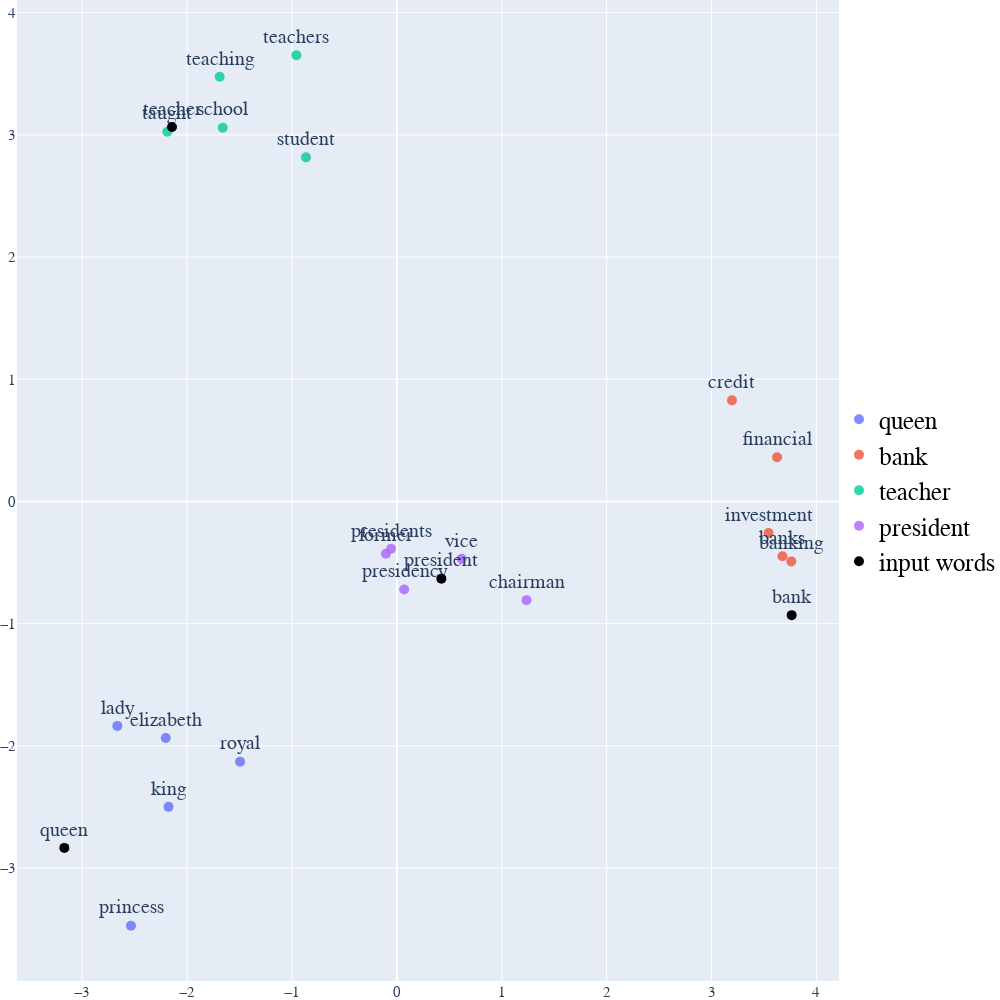

Notebook cell for this chart:
### Code cell
display_pca_2d(glove_model, user_input, similar_word, labels, color_map)

### Figure 1 — Plotly figure (JSON) as saved in the notebook; plotly's stock layout.template omitted (floating-point values rounded to 4 significant figures)
{"data": [{"marker": {"color": 2, "opacity": 0.8, "size": 10}, "mode": "markers+text", "name": "queen", "text": ["princess", "king", "elizabeth", "royal", "lady"], "textfont": {"size": 20}, "textposition": "top center", "type": "scatter", "x": [-2.535, -2.177, -2.204, -1.495, -2.665], "y": [-3.472, -2.499, -1.935, -2.129, -1.837]}, {"marker": {"color": 2, "opacity": 0.8, "size": 10}, "mode": "markers+text", "name": "bank", "text": ["banks", "banking", "credit", "investment", "financial"], "textfont": {"size": 20}, "textposition": "top center", "type": "scatter", "x": [3.677, 3.761, 3.195, 3.544, 3.625], "y": [-0.448, -0.4905, 0.8272, -0.258, 0.3617]}, {"marker": {"color": 2, "opacity": 0.8, "size": 10}, "mode": "markers+text", "name": "teacher", "text": ["student", "school", "teaching", "taught", "teachers"], "textfont": {"size": 20}, "textposition": "top center", "type": "scatter", "x": [-0.8667, -1.66, -1.689, -2.189, -0.9583], "y": [2.816, 3.058, 3.475, 3.025, 3.651]}, {"marker": {"color": 2, "opacity": 0.8, "size": 10}, "mode": "markers+text", "name": "president", "text": ["vice", "presidency", "former", "presidents", "chairman"], "textfont": {"size": 20}, "textposition": "top center", "type": "scatter", "x": [0.6184, 0.06946, -0.1048, -0.05496, 1.236], "y": [-0.4697, -0.7209, -0.4274, -0.3872, -0.8076]}, {"marker": {"color": "black", "opacity": 1, "size": 10}, "mode": "markers+text", "name": "input words", "text": ["queen", "bank", "teacher", "president"], "textfont": {"size": 20}, "textposition": "top center", "type": "scatter", "x": [-3.171, 3.764, -2.144, 0.4241], "y": [-2.835, -0.9305, 3.065, -0.6317]}], "layout": {"autosize": false, "font": {"family": " Courier New ", "size": 15}, "height": 1000, "legend": {"font": {"color": "black", "family": "Courier New", "size": 25}, "x": 1, "y": 0.5}, "margin": {"b": 0, "l": 0, "r": 0, "t": 0}, "showlegend": true, "width": 1000}}
